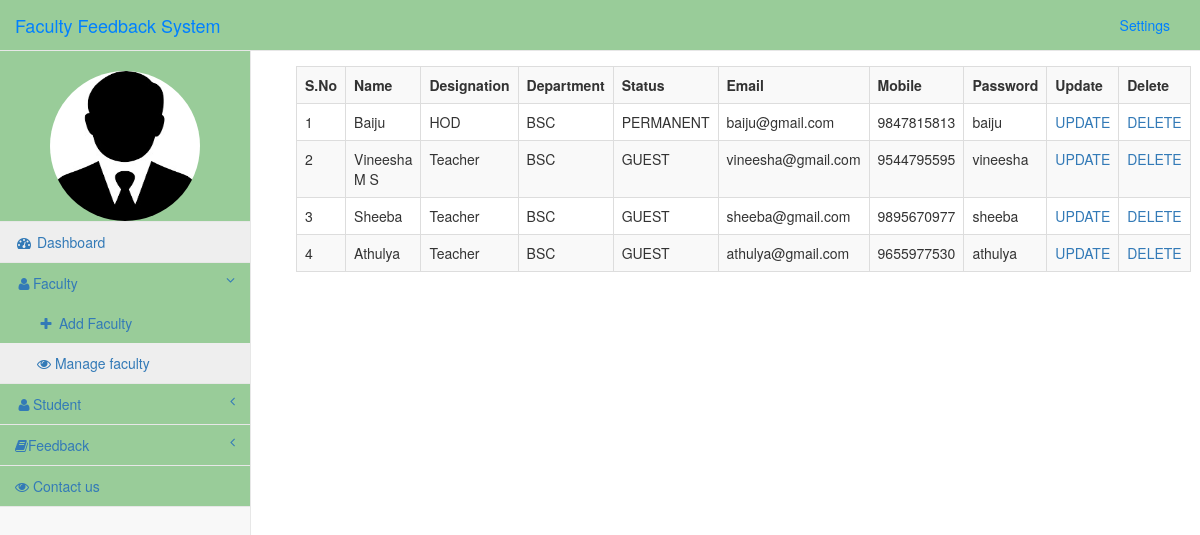
The app's page /admin/dashboard.php?info=show_faculty (signed in) with its own data.
### tables this page shows
CREATE TABLE `faculty` (
  `fac_id` int(11) NOT NULL,
  `name` varchar(30) NOT NULL,
  `designation` varchar(50) NOT NULL,
  `department` varchar(50) NOT NULL,
  `status` varchar(10) NOT NULL,
  `email` varchar(100) NOT NULL,
  `password` varchar(20) NOT NULL,
  `mobile` bigint(10) NOT NULL,
  `date` datetime NOT NULL
);

### admin/show_faculty.php (the view, shortened to what this page needs)
<?php
	echo "<table class='table table-responsive table-bordered table-striped table-hover' style=margin:15px;>";
	echo "<tr>";
	echo "<th>S.No</th>";
	echo "<th>Name</th>";
	echo "<th>Designation</th>";
	echo "<th>Department</th>";
	echo "<th>Status</th>";
	echo "<th>Email</th>";
	echo "<th>Mobile</th>";
	echo "<th>Password</th>";
	echo "<th>Update</th>";
	echo "<th>Delete</th>";
	echo "</tr>";
	$i=1;
	$que=mysqli_query($conn,"select * from faculty");
	while($row=mysqli_fetch_array($que))
	{
		echo "<tr>";
		echo "<td>".$i."</td>";
		echo "<td>".$row['name']."</td>";
		echo "<td>".$row['designation']."</td>";
		echo "<td>".$row['department']."</td>";
		echo "<td>".$row['status']."</td>";
		echo "<td>".$row['email']."</td>";
		echo "<td>".$row['mobile']."</td>";
		echo "<td>".$row['password']."</td>";
		echo "<td class='text-center'><a href='dashboard.php?id=$row[fac_id]&info=edit_faculty'>UPDATE</a></td>";
		echo "<td class='text-center'><a href='#' onclick='deletes($row[fac_id])'>DELETE</a></td>";
		echo "</tr>";
		$i++;
	}
?>

### admin/dashboard.php (shortened to what this page needs)
<?php
include('../dbconfig.php');
?>
<!DOCTYPE html>
<html lang="en">
<head>
    <link href="../css/bootstrap.min.css" rel="stylesheet">
    <link href="../css/metisMenu.min.css" rel="stylesheet">
    <link href="../css/sb-admin-2.css" rel="stylesheet">
    <link href="../font-awesome/css/font-awesome.min.css" rel="stylesheet" type="text/css">
</head>
<body>
    <div id="wrapper">
        <nav class="navbar navbar-default navbar-static-top" role="navigation" style="margin-bottom: 0" >
            <div class="navbar-header">
                <a class="navbar-brand" href="dashboard.php" style="color:#0080ff">Faculty Feedback System</a>
            </div>
            <ul class="nav navbar-top-links navbar-right">
                <li class="dropdown">
                    <a class="dropdown-toggle" data-toggle="dropdown" href="#" style="color:#0080ff">
                      Settings
                    </a>
                </li>
            </ul>
            <div class="navbar-default sidebar" role="navigation">
                <div class="sidebar-nav navbar-collapse">
                    <ul class="nav" id="side-menu">
					<li><a href="#"><center><img style="border-radius:100px" src="../images/person3.jpg" width="150" height="150" alt="not found"/></a></center></li>
                        <li>
						<a href="dashboard.php"><i class="fa fa-dashboard fa-fw"></i> Dashboard</a>
                        </li>
						<li>
                            <a href="#"><i class="fa fa-user fa-fw"></i>Faculty<span class="fa arrow"></span></a>
                            <ul class="nav nav-second-level">
                                <li>
                                    <a href="dashboard.php?info=add_faculty"><i class="fa fa-plus fa-fw"></i> Add Faculty</a>
                                </li>
								 <li>
                                    <a href="dashboard.php?info=show_faculty"><i class="fa fa-eye"></i> Manage faculty</a>
                                </li>
							</ul>
                        </li>
						<li>
                            <a href="#"><i class="fa fa-user fa-fw"></i>Student<span class="fa arrow"></span></a>
                        </li>
		<li>
         <a href="#"><i class="fa fa-user fa-book"></i>Feedback<span class="fa arrow"></span></a>
                        </li>
		<li>
			<a href="dashboard.php?info=contact"><i class="fa fa-eye"></i> Contact us</a>
		</li>
                    </ul>
                </div>
            </div>
        </nav>
        <div id="page-wrapper">
            <div class="row">
                <div class="col-lg-12">
                	<?php
								@$info=$_GET['info'];
								if($info!="")
								{
									if($info=="add_faculty")
										{
											include('add_faculty.php');
										}
									elseif($info=="show_faculty")
										{
											include('show_faculty.php');
										}
									elseif($info=="edit_faculty")
										{
											include('edit_faculty.php');
										}
									elseif($info=="display_student")
										{
											include('display_student.php');
										}
									elseif($info=="contact")
										{
											include('contact.php');
										}
									elseif($info=="feedback")
										{
											include('feedback.php');
										}
										elseif($info=="feedback_form")
										{
											include('feedback_form.php');
										}
										elseif($info=="feedback_average")
										{
											include('feedback_average.php');
										}
										else if($info=="update_password")
										{
										include('update_password.php');
										}
								}
								else
								{
								include('dashboard_home.php');
								}
							?>
				</div>
            </div>
        </div>
    </div>
</body>
</html>

### css/sb-admin-2.css (style rules this page uses)
body { background-color: #f8f8f8; }
#wrapper { width: 100%; }
#page-wrapper { padding: 0 15px; min-height: 568px; background-color: #fff; }
@media (min-width:768px) { #page-wrapper { position: inherit; margin: 0 0 0 250px; padding: 0 30px; border-left: 1px solid #e7e7e7; } }
.navbar-top-links { margin-right: 0; }
.navbar-top-links li { display: inline-block; }
.navbar-top-links li:last-child { margin-right: 15px; }
.navbar-top-links li a { padding: 15px; min-height: 50px; }
.sidebar .sidebar-nav.navbar-collapse { padding-right: 0; padding-left: 0; }
.sidebar ul li { border-bottom: 1px solid #e7e7e7; }
.sidebar ul li a.active { background-color: #eee; }
.sidebar .arrow { float: right; }
.sidebar .fa.arrow:before { content: "\f104"; }
.sidebar .active>a>.fa.arrow:before { content: "\f107"; }
.sidebar .nav-second-level li, .sidebar .nav-third-level li { border-bottom: 0!important; }
.sidebar .nav-second-level li a { padding-left: 37px; }
@media (min-width:768px) { .sidebar { z-index: 1; position: absolute; width: 250px; margin-top: 51px; } }

### records on screen
faculty: name "Baiju", designation "HOD", department "BSC", status "PERMANENT", email "baiju@gmail.com", mobile "9847815813", password "baiju"
faculty: name "Vineesha M S", designation "Teacher", department "BSC", status "GUEST", email "vineesha@gmail.com", mobile "9544795595", password "vineesha"
faculty: name "Sheeba", designation "Teacher", department "BSC", status "GUEST", email "sheeba@gmail.com", mobile "9895670977", password "sheeba"
faculty: name "Athulya", designation "Teacher", department "BSC", status "GUEST", email "athulya@gmail.com", mobile "9655977530", password "athulya"
